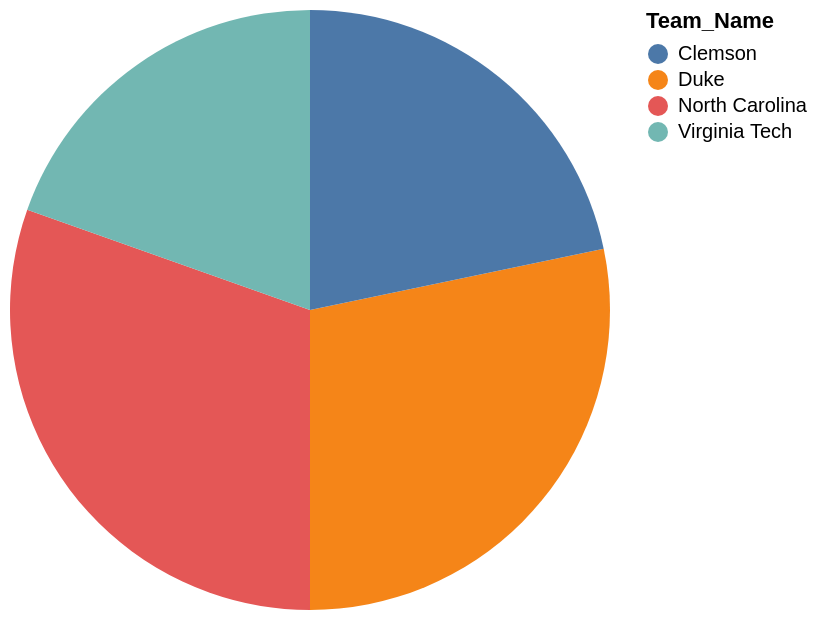

The Vega-Lite source for this figure:
### Vega-Lite specification from a JSON file in a GitHub repository (floating-point values rounded to 4 significant figures)
{"data": {"values": [{"x_data": "North Carolina", "y_data": 0.875}, {"x_data": "Duke", "y_data": 0.813}, {"x_data": "Clemson", "y_data": 0.625}, {"x_data": "Virginia Tech", "y_data": 0.563}]}, "mark": "arc", "encoding": {"theta": {"field": "y_data", "type": "quantitative", "title": "ACC_Percent"}, "color": {"field": "x_data", "type": "nominal", "title": "Team_Name"}}}
